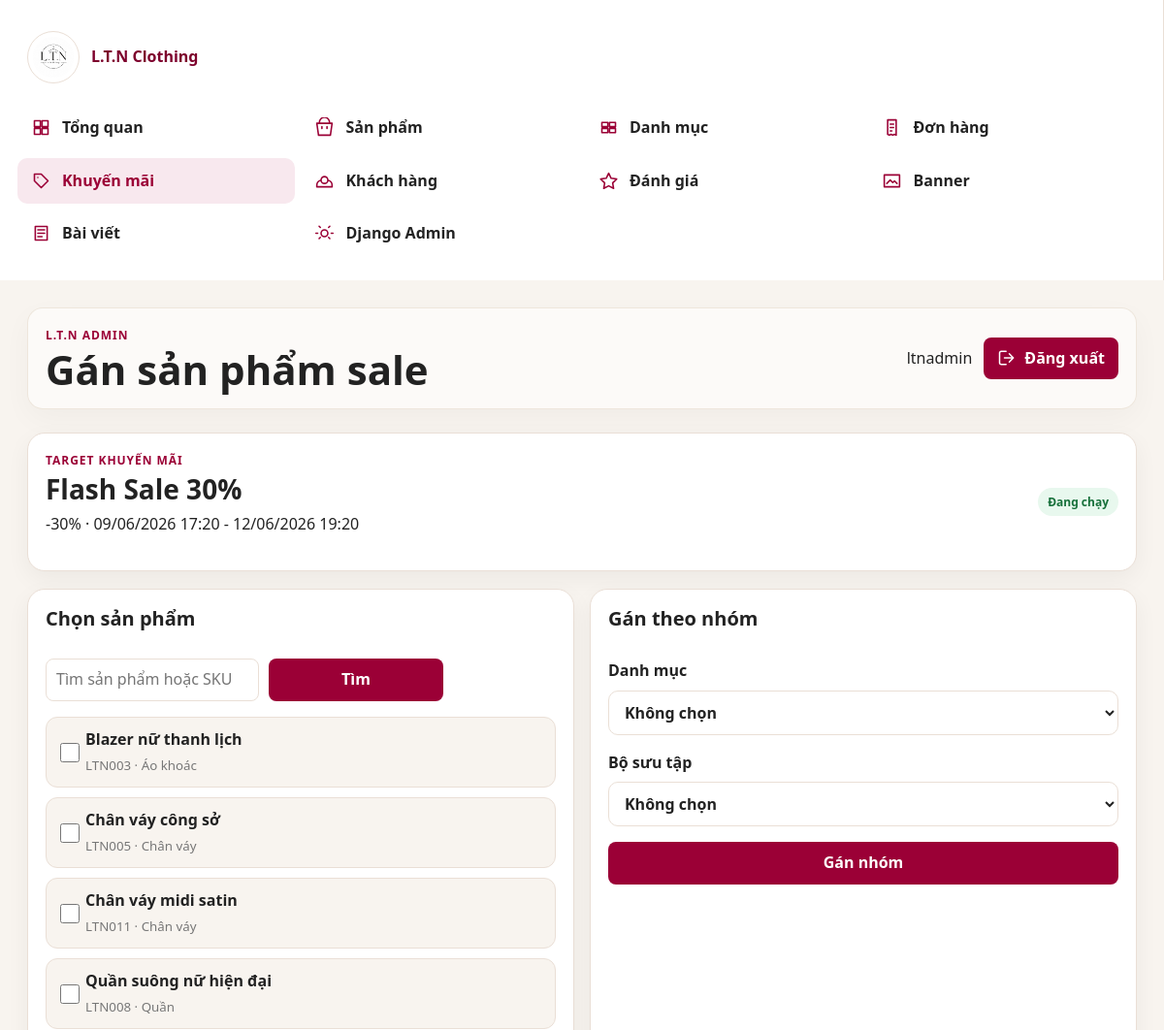
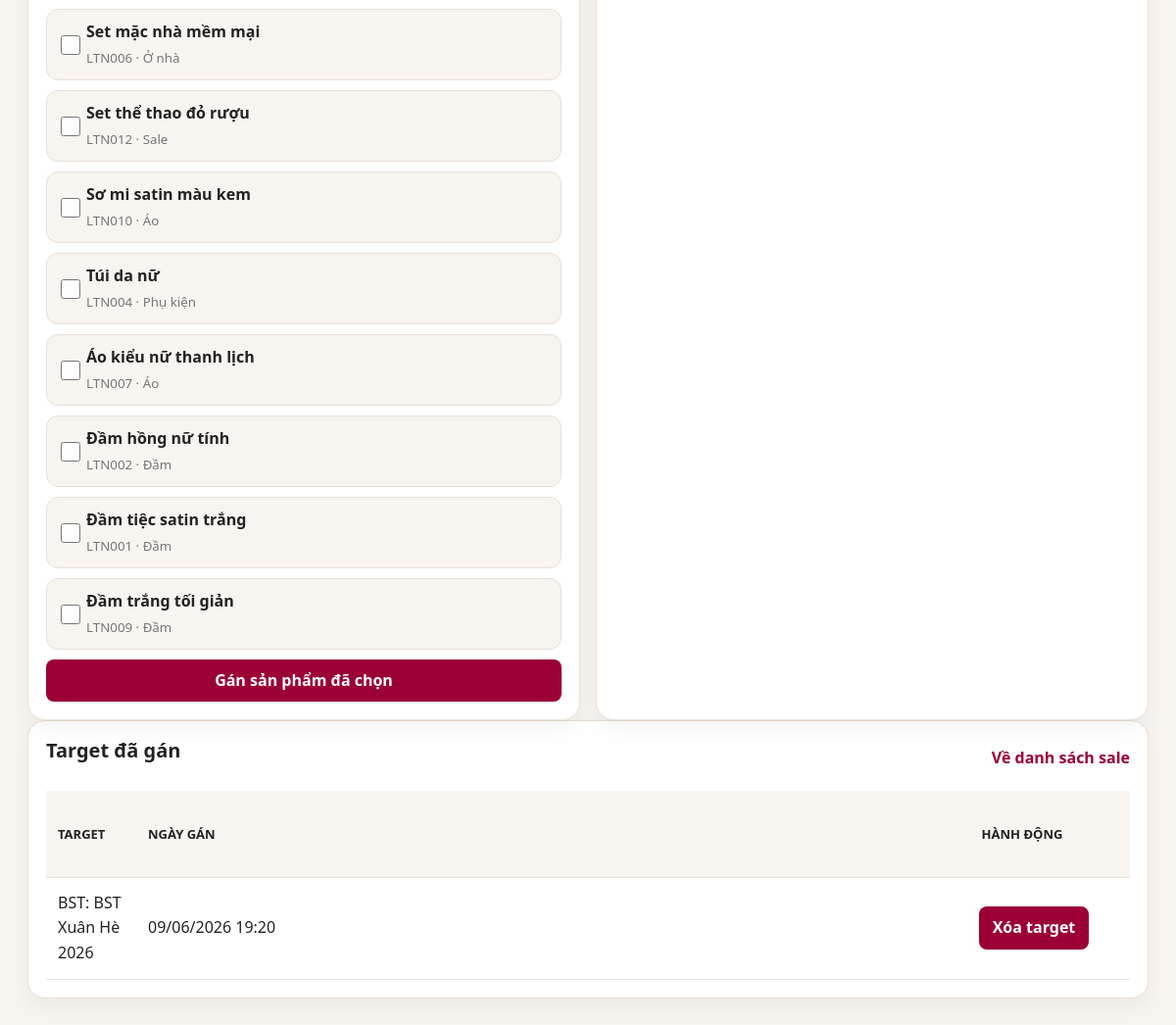
The app's page /dashboard/sales/3/targets/ (signed in) with its own data (2 pictures, top to bottom).
### shop/models.py (models this page shows, shortened)
class TimeStampedModel(models.Model):
    created_at = models.DateTimeField(auto_now_add=True)
    updated_at = models.DateTimeField(auto_now=True)
    class Meta:
        abstract = True

class SaleCampaign(TimeStampedModel):
    DISCOUNT_PERCENT = "percent"
    DISCOUNT_FIXED = "fixed"
    DISCOUNT_CHOICES = [
        (DISCOUNT_PERCENT, "Theo phần trăm"),
        (DISCOUNT_FIXED, "Giảm tiền cố định"),
    ]
    name = models.CharField(max_length=180)
    slug = models.SlugField(max_length=210, unique=True, blank=True, allow_unicode=True)
    description = models.TextField(blank=True)
    discount_type = models.CharField(max_length=20, choices=DISCOUNT_CHOICES, default=DISCOUNT_PERCENT)
    discount_value = models.DecimalField(max_digits=12, decimal_places=0)
    start_date = models.DateTimeField()
    end_date = models.DateTimeField()
    is_active = models.BooleanField(default=True)
    banner_image = models.ImageField(upload_to="sales/", blank=True, null=True)
    class Meta:
        ordering = ["-start_date", "name"]
    @property
    def status_key(self):
        now = timezone.now()
        if not self.is_active:
            return "disabled"
        if self.start_date > now:
            return "upcoming"
        if self.end_date < now:
            return "ended"
        return "running"
    @property
    def status_label(self):
        return {
            "running": "Đang chạy",
            "upcoming": "Sắp diễn ra",
            "ended": "Đã kết thúc",
            "disabled": "Tạm tắt",
        }[self.status_key]
    @property
    def discount_label(self):
        if self.discount_type == self.DISCOUNT_PERCENT:
            return f"-{int(self.discount_value)}%"
        return f"-{int(self.discount_value):,}".replace(",", ".") + " đ"

class Product(TimeStampedModel):
    category = models.ForeignKey(Category, on_delete=models.PROTECT, related_name="products")
    name = models.CharField(max_length=180)
    slug = models.SlugField(max_length=210, unique=True, blank=True, allow_unicode=True)
    sku = models.CharField(max_length=60, unique=True)
    description = models.TextField()
    price = models.DecimalField(max_digits=12, decimal_places=0)
    sale_price = models.DecimalField(max_digits=12, decimal_places=0, blank=True, null=True)
    stock = models.PositiveIntegerField(default=0)
    main_image = models.ImageField(upload_to="products/", blank=True, null=True)
    is_featured = models.BooleanField(default=False)
    is_new = models.BooleanField(default=False)
    is_sale = models.BooleanField(default=False)
    is_active = models.BooleanField(default=True)
    class Meta:
        ordering = ["-created_at"]

class Category(TimeStampedModel):
    name = models.CharField(max_length=120)
    slug = models.SlugField(max_length=140, unique=True, blank=True, allow_unicode=True)
    icon = models.ImageField(upload_to="categories/icons/", blank=True, null=True)
    description = models.TextField(blank=True)
    image = models.ImageField(upload_to="categories/", blank=True, null=True)
    sort_order = models.PositiveIntegerField(default=0)
    is_active = models.BooleanField(default=True)
    class Meta:
        ordering = ["sort_order", "name"]
        verbose_name_plural = "Categories"

class SaleTarget(models.Model):
    campaign = models.ForeignKey(SaleCampaign, on_delete=models.CASCADE, related_name="targets")
    product = models.ForeignKey(Product, on_delete=models.CASCADE, related_name="sale_targets", blank=True, null=True)
    category = models.ForeignKey(Category, on_delete=models.CASCADE, related_name="sale_targets", blank=True, null=True)
    collection = models.ForeignKey(Collection, on_delete=models.CASCADE, related_name="sale_targets", blank=True, null=True)
    created_at = models.DateTimeField(auto_now_add=True)
    class Meta:
        ordering = ["-created_at"]
        constraints = [
            models.UniqueConstraint(fields=["campaign", "product"], name="uniq_sale_campaign_product"),
            models.UniqueConstraint(fields=["campaign", "category"], name="uniq_sale_campaign_category"),
            models.UniqueConstraint(fields=["campaign", "collection"], name="uniq_sale_campaign_collection"),
        ]
    @property
    def target_label(self):
        if self.product_id:
            return f"Sản phẩm: {self.product.name}"
        if self.collection_id:
            return f"BST: {self.collection.title}"
        if self.category_id:
            return f"Danh mục: {self.category.name}"
        return "Chưa chọn target"

class Collection(models.Model):
    title = models.CharField(max_length=180)
    slug = models.SlugField(max_length=210, unique=True, blank=True, allow_unicode=True)
    subtitle = models.CharField(max_length=220, blank=True)
    banner_image = models.ImageField(upload_to="collections/", blank=True, null=True)
    description = models.TextField(blank=True)
    products = models.ManyToManyField(Product, blank=True, related_name="collections")
    is_active = models.BooleanField(default=True)
    created_at = models.DateTimeField(auto_now_add=True)
    class Meta:
        ordering = ["-created_at"]

### shop/views.py (the view, shortened to what this page needs)
# urls.py: path("dashboard/sales/<int:id>/targets/", views.dashboard_sale_targets, name="dashboard_sale_targets"),
@login_required
def dashboard_sale_targets(request, id):
    if not dashboard_allowed(request.user, staff_ok=False):
        return dashboard_denied(request)
    sale = get_object_or_404(SaleCampaign.objects.prefetch_related("targets"), pk=id)
    query = request.GET.get("q", "").strip()
    products = Product.objects.filter(is_active=True).select_related("category").order_by("name")
    if query:
        products = products.filter(Q(name__icontains=query) | Q(sku__icontains=query))
    return render(request, "dashboard/sale_targets.html", {
        "page_title": "Gán sản phẩm sale",
        "sale": sale,
        "products": products[:80],
        "categories": Category.objects.filter(is_active=True),
        "collections": Collection.objects.filter(is_active=True),
        "targets": SaleTarget.objects.select_related("product", "category", "collection").filter(campaign=sale),
        "query": query,
    })

### shop/context_processors.py (called while the page is built)
def dashboard_url_for_user(user):
    if not user.is_authenticated:
        return "/login/"
    role = getattr(getattr(user, "profile", None), "role", "")
    if user.is_superuser or role == "ADMIN":
        return "/dashboard/"
    if role == "STAFF":
        return "/staff/"
    return "/profile/"

def cart_counter(request):
    user_dashboard_url = dashboard_url_for_user(request.user)
    if not request.user.is_authenticated:
        return {"cart_count": 0, "wishlist_count": 0, "user_dashboard_url": user_dashboard_url}
    cart, _ = Cart.objects.get_or_create(user=request.user)
    return {
        "cart_count": sum(item.quantity for item in cart.items.all()),
        "wishlist_count": Wishlist.objects.filter(user=request.user).count(),
        "user_dashboard_url": user_dashboard_url,
    }

### shop/views.py (called while the page is built)
def dashboard_allowed(user, staff_ok=True):
    if not user.is_authenticated:
        return False
    if user.is_superuser:
        return True
    role = getattr(getattr(user, "profile", None), "role", "")
    return role == "ADMIN" or (staff_ok and role == "STAFF")

### templates/dashboard/sale_targets.html (shortened to what this page needs)
{% extends "dashboard/base_dashboard.html" %}
{% block content %}
<section class="dash-card sale-target-hero">
  <div>
    <p class="dashboard-eyebrow">Target khuyến mãi</p>
    <h2>{{ sale.name }}</h2>
    <p>{{ sale.discount_label }} · {{ sale.start_date|date:"d/m/Y H:i" }} - {{ sale.end_date|date:"d/m/Y H:i" }}</p>
  </div>
  <span class="status-badge sale-status-{{ sale.status_key }}">{{ sale.status_label }}</span>
</section>
<section class="target-grid">
  <article class="dash-card">
    <div class="dash-card-head"><h2>Chọn sản phẩm</h2></div>
    <form class="dash-filters staff-filter" method="get">
      <input name="q" value="{{ query }}" placeholder="Tìm sản phẩm hoặc SKU">
      <button>Tìm</button>
    </form>
    <form method="post" class="target-product-list">
      {% for product in products %}
        <label><input type="checkbox" name="products" value="{{ product.id }}"><span>{{ product.name }}</span><small>{{ product.sku }} · {{ product.category.name }}</small></label>
      {% empty %}<p>Không tìm thấy sản phẩm.</p>{% endfor %}
      <button class="dash-btn" type="submit">Gán sản phẩm đã chọn</button>
    </form>
  </article>
  <article class="dash-card">
    <div class="dash-card-head"><h2>Gán theo nhóm</h2></div>
    <form method="post" class="dashboard-form compact-form">
      <label>Danh mục
        <select name="category">
          <option value="">Không chọn</option>
        </select>
      </label>
      <label>Bộ sưu tập
        <select name="collection">
          <option value="">Không chọn</option>
        </select>
      </label>
      <button class="dash-btn" type="submit">Gán nhóm</button>
    </form>
  </article>
</section>
<section class="dash-card">
  <div class="dash-card-head"><h2>Target đã gán</h2><a href="{% url 'shop:dashboard_sales' %}">Về danh sách sale</a></div>
  <div class="dash-table-wrap">
    <table class="dash-table">
      <thead><tr><th>Target</th><th>Ngày gán</th><th>Hành động</th></tr></thead>
      <tbody>
        {% for target in targets %}
          <tr>
            <td>{{ target.target_label }}</td>
            <td>{{ target.created_at|date:"d/m/Y H:i" }}</td>
            <td>
              <form method="post" class="inline-status-form">
                <button>Xóa target</button>
              </form>
            </td>
          </tr>
        {% empty %}<tr><td colspan="3">Chưa có target.</td></tr>{% endfor %}
      </tbody>
    </table>
  </div>
</section>
{% endblock %}

### templates/dashboard/base_dashboard.html (shortened to what this page needs)
{% load static humanize %}
<!doctype html>
<html lang="vi">
<head>
  <link rel="stylesheet" href="{% static 'css/base.css' %}">
  <link rel="stylesheet" href="{% static 'css/dashboard.css' %}">
</head>
<body class="dashboard-body">
  <div class="dashboard-shell">
    <aside class="dashboard-sidebar">
      <a class="dashboard-brand" href="{% url 'shop:dashboard' %}">
        <img src="{% static 'WEBIMG/logoweb.jpg' %}" alt="L.T.N Clothing">
        <span>L.T.N Clothing</span>
      </a>
      <nav class="dashboard-nav" aria-label="Admin dashboard">
        <a class="{% if request.resolver_match.url_name == 'dashboard' %}active{% endif %}" href="{% url 'shop:dashboard' %}">
          <span><svg viewBox="0 0 24 24"><path d="M4 4h7v7H4V4Zm9 0h7v7h-7V4ZM4 13h7v7H4v-7Zm9 0h7v7h-7v-7Z"/></svg></span>Tổng quan
        </a>
        <a class="{% if request.resolver_match.url_name == 'dashboard_products' %}active{% endif %}" href="{% url 'shop:dashboard_products' %}">
          <span><svg viewBox="0 0 24 24"><path d="M6 7V6a6 6 0 0 1 12 0v1m-15 0h18l-2 14H5L3 7Zm6 4v2m6-2v2"/></svg></span>Sản phẩm
        </a>
        <a class="{% if request.resolver_match.url_name == 'dashboard_categories' %}active{% endif %}" href="{% url 'shop:dashboard_categories' %}">
          <span><svg viewBox="0 0 24 24"><path d="M4 6h7v5H4V6Zm9 0h7v5h-7V6ZM4 13h7v5H4v-5Zm9 0h7v5h-7v-5Z"/></svg></span>Danh mục
        </a>
        <a class="{% if request.resolver_match.url_name == 'dashboard_orders' %}active{% endif %}" href="{% url 'shop:dashboard_orders' %}">
          <span><svg viewBox="0 0 24 24"><path d="M7 3h10v18l-2-1-2 1-2-1-2 1-2-1V3Zm3 5h4m-4 4h4m-4 4h2"/></svg></span>Đơn hàng
        </a>
        <a class="{% if request.resolver_match.url_name == 'dashboard_sales' or request.resolver_match.url_name == 'dashboard_sale_create' or request.resolver_match.url_name == 'dashboard_sale_edit' or request.resolver_match.url_name == 'dashboard_sale_targets' %}active{% endif %}" href="{% url 'shop:dashboard_sales' %}">
          <span><svg viewBox="0 0 24 24"><path d="M20 12 12 20 4 12V4h8l8 8Zm-12-4h.01"/></svg></span>Khuyến mãi
        </a>
        <a class="{% if request.resolver_match.url_name == 'dashboard_customers' %}active{% endif %}" href="{% url 'shop:dashboard_customers' %}">
          <span><svg viewBox="0 0 24 24"><path d="M16 11a4 4 0 1 0-8 0m8 0a4 4 0 1 1-8 0m8 0c3 1 5 3 5 6v2H3v-2c0-3 2-5 5-6"/></svg></span>Khách hàng
        </a>
        <a class="{% if request.resolver_match.url_name == 'dashboard_reviews' %}active{% endif %}" href="{% url 'shop:dashboard_reviews' %}">
          <span><svg viewBox="0 0 24 24"><path d="m12 3 2.9 5.9 6.5.9-4.7 4.6 1.1 6.5L12 17.8l-5.8 3.1 1.1-6.5-4.7-4.6 6.5-.9L12 3Z"/></svg></span>Đánh giá
        </a>
        <a class="{% if request.resolver_match.url_name == 'dashboard_banners' %}active{% endif %}" href="{% url 'shop:dashboard_banners' %}">
          <span><svg viewBox="0 0 24 24"><path d="M3 5h18v14H3V5Zm3 10 4-4 3 3 2-2 3 3"/></svg></span>Banner
        </a>
        <a class="{% if request.resolver_match.url_name == 'dashboard_blogs' %}active{% endif %}" href="{% url 'shop:dashboard_blogs' %}">
          <span><svg viewBox="0 0 24 24"><path d="M5 4h14v16H5V4Zm3 4h8M8 12h8m-8 4h5"/></svg></span>Bài viết
        </a>
        <a href="/admin/">
          <span><svg viewBox="0 0 24 24"><path d="M12 8a4 4 0 1 0 0 8 4 4 0 0 0 0-8Zm8 4h2M2 12h2m12.9-6.9 1.4-1.4M5.7 18.3l1.4-1.4m0-11.8L5.7 3.7m12.6 14.6-1.4-1.4"/></svg></span>Django Admin
        </a>
      </nav>
    </aside>
    <main class="dashboard-main">
      <header class="dashboard-topbar">
        <div>
          <p class="dashboard-eyebrow">L.T.N Admin</p>
          <h1>{% block page_title %}{{ page_title|default:"Tổng quan" }}{% endblock %}</h1>
        </div>
        <div class="dashboard-user">
          <span>{{ request.user.username }}</span>
          <form method="post" action="{% url 'accounts:logout' %}">
            <button class="dash-btn" type="submit">
              <svg viewBox="0 0 24 24" aria-hidden="true"><path d="M15 17l5-5-5-5m5 5H9m2 8H5a2 2 0 0 1-2-2V6a2 2 0 0 1 2-2h6"/></svg>
              Đăng xuất
            </button>
          </form>
        </div>
      </header>
      {% block content %}{% endblock %}
    </main>
  </div>
</body>
</html>

### static/css/base.css (style rules this page uses)
* { box-sizing: border-box; }
body { margin: 0; font-family: "Segoe UI", Arial, sans-serif; color: var(--text-dark); background: var(--cream-bg); line-height: 1.6; }
a { color: inherit; text-decoration: none; }
img { display: block; max-width: 100%; }
h1, h2, h3, p { margin-top: 0; }
h1 { font-size: clamp(36px, 5vw, 66px); line-height: 1.05; letter-spacing: 0; }
h2 { font-size: clamp(26px, 3vw, 40px); line-height: 1.15; }
.btn, button { border: 0; border-radius: 6px; background: var(--fashion-maroon); color: var(--white); padding: 12px 18px; font: inherit; font-weight: 800; cursor: pointer; transition: transform .18s ease, box-shadow .18s ease, background .18s ease; }
input, select, textarea { width: 100%; min-height: 44px; border: 1px solid var(--border); border-radius: 6px; background: var(--white); color: var(--text-dark); padding: 10px 12px; font: inherit; }
table { width: 100%; border-collapse: collapse; background: var(--white); }
th, td { padding: 13px 14px; border-bottom: 1px solid var(--border); text-align: left; vertical-align: top; }
th { background: var(--rose-bg); color: var(--burgundy-black); }
small { color: var(--text-muted); }

### records on screen
SaleCampaign: name "Flash Sale 30%", discount_label "-30%", start_date "09/06/2026 17:20", end_date "12/06/2026 19:20", status_label "Đang chạy"
Product: name "Blazer nữ thanh lịch", sku "LTN003", category.name "Áo khoác"
Product: name "Chân váy công sở", sku "LTN005", category.name "Chân váy"
Product: name "Chân váy midi satin", sku "LTN011", category.name "Chân váy"
Product: name "Quần suông nữ hiện đại", sku "LTN008", category.name "Quần"
Product: name "Set mặc nhà mềm mại", sku "LTN006", category.name "Ở nhà"
Product: name "Set thể thao đỏ rượu", sku "LTN012", category.name "Sale"
Product: name "Sơ mi satin màu kem", sku "LTN010", category.name "Áo"
Product: name "Túi da nữ", sku "LTN004", category.name "Phụ kiện"
Product: name "Áo kiểu nữ thanh lịch", sku "LTN007", category.name "Áo"
Product: name "Đầm hồng nữ tính", sku "LTN002", category.name "Đầm"
Product: name "Đầm tiệc satin trắng", sku "LTN001", category.name "Đầm"
Product: name "Đầm trắng tối giản", sku "LTN009", category.name "Đầm"
SaleTarget: target_label "BST: BST Xuân Hè 2026", created_at "09/06/2026 19:20"

### other values on screen
{{ page_title|default:"Tổng quan" }} "Gán sản phẩm sale"
{{ request.user.username }} "ltnadmin"
